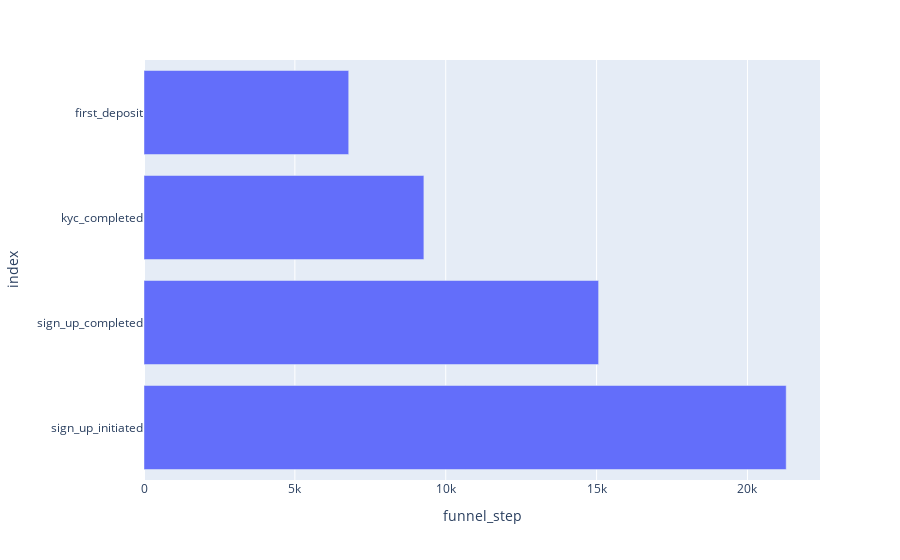

Notebook cell for this chart:
### Markdown cell above
# Visualisations

### Code cell
px.bar(funnel_steps_count, x='funnel_step',  )

### Figure 1 — Plotly figure (JSON) as saved in the notebook; plotly's stock layout.template omitted (floating-point values rounded to 4 significant figures)
{"data": [{"alignmentgroup": "True", "hovertemplate": "funnel_step=%{x}<br>index=%{y}<extra></extra>", "legendgroup": "", "marker": {"color": "#636efa"}, "name": "", "offsetgroup": "", "orientation": "h", "showlegend": false, "textposition": "auto", "type": "bar", "x": [21284, 15067, 9276, 6785], "xaxis": "x", "y": ["sign_up_initiated", "sign_up_completed", "kyc_completed", "first_deposit"], "yaxis": "y"}], "layout": {"barmode": "relative", "legend": {"tracegroupgap": 0}, "margin": {"t": 60}, "xaxis": {"anchor": "y", "domain": [0, 1], "title": {"text": "funnel_step"}}, "yaxis": {"anchor": "x", "domain": [0, 1], "title": {"text": "index"}}}}
